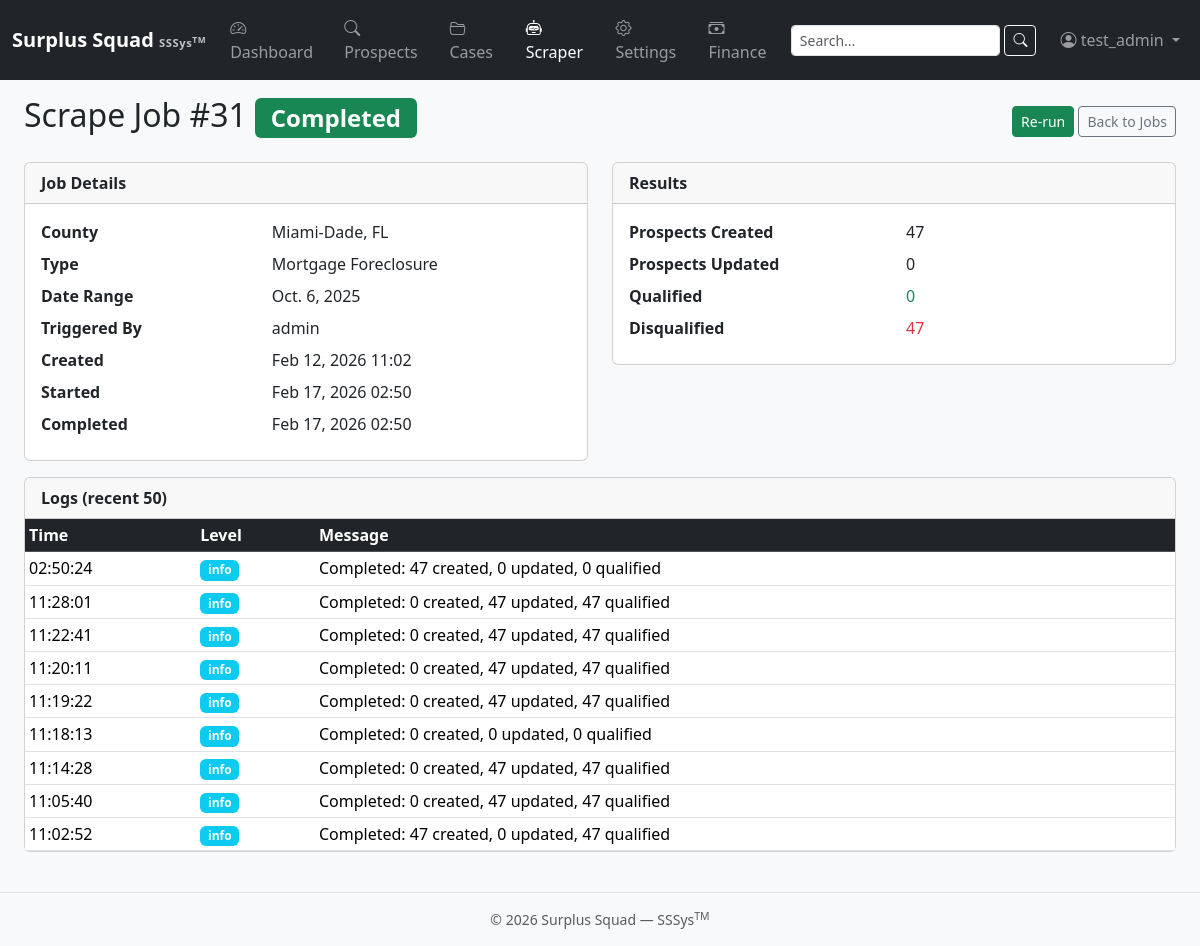
Page /scraper/jobs/31/ (signed in) on the committed database.
### apps/scraper/models.py (models this page shows, shortened)
class ScrapeJob(models.Model):
    JOB_STATUS = [
        ('pending', 'Pending'),
        ('running', 'Running'),
        ('completed', 'Completed'),
        ('failed', 'Failed'),
    ]
    JOB_TYPE = [
        ('TD', 'Tax Deed'),
        ('TL', 'Tax Lien'),
        ('SS', 'Sheriff Sale'),
        ('MF', 'Mortgage Foreclosure'),
    ]
    name = models.CharField(
        max_length=255,
        blank=True,
        default='',
        help_text="Human-friendly identifier used to group related jobs",
    )
    county = models.ForeignKey('locations.County', on_delete=models.CASCADE, related_name='scrape_jobs')
    job_type = models.CharField(max_length=8, choices=JOB_TYPE)
    target_date = models.DateField(help_text="Start date for scraping")
    end_date = models.DateField(null=True, blank=True, help_text="End date (inclusive). Leave blank for single date.")
    status = models.CharField(max_length=32, choices=JOB_STATUS, default='pending')
    triggered_by = models.ForeignKey(User, on_delete=models.SET_NULL, null=True, blank=True)
    prospects_created = models.PositiveIntegerField(default=0)
    prospects_updated = models.PositiveIntegerField(default=0)
    prospects_qualified = models.PositiveIntegerField(default=0)
    prospects_disqualified = models.PositiveIntegerField(default=0)
    error_message = models.TextField(blank=True)
    created_at = models.DateTimeField(auto_now_add=True)
    started_at = models.DateTimeField(null=True, blank=True)
    completed_at = models.DateTimeField(null=True, blank=True)
    class Meta:
        ordering = ('-created_at',)

class ScrapeLog(models.Model):
    LOG_LEVEL = [
        ('info', 'Info'),
        ('warning', 'Warning'),
        ('error', 'Error'),
    ]
    job = models.ForeignKey(ScrapeJob, on_delete=models.CASCADE, related_name='logs')
    level = models.CharField(max_length=32, choices=LOG_LEVEL)
    message = models.TextField()
    raw_html = models.TextField(blank=True)
    created_at = models.DateTimeField(auto_now_add=True)
    class Meta:
        ordering = ('-created_at',)

### apps/locations/models.py (models this page shows, shortened)
class County(models.Model):
    PLATFORM_CHOICES = [
        ("realforeclose", "RealForeclose"),
        ("realtaxdeed", "RealTaxDeed"),
        ("other", "Other"),
    ]
    state = models.ForeignKey(State, on_delete=models.CASCADE, related_name="counties")
    name = models.CharField(max_length=150)
    slug = models.SlugField(max_length=150)
    fips_code = models.CharField(max_length=10, blank=True, default="")
    is_active = models.BooleanField(default=True)
    last_scraped = models.DateTimeField(blank=True, null=True)
    auction_calendar_url = models.URLField(blank=True, default="")
    realtdm_url = models.URLField(blank=True, default="")
    platform = models.CharField(max_length=32, choices=PLATFORM_CHOICES, default="other")
    class Meta:
        verbose_name_plural = "counties"
        unique_together = [("state", "slug")]
        ordering = ["name"]

class State(models.Model):
    name = models.CharField(max_length=100)
    abbreviation = models.CharField(max_length=5, unique=True)
    is_active = models.BooleanField(default=True)
    class Meta:
        ordering = ["name"]

### apps/scraper/views.py (the view)
# urls.py: path("jobs/<int:pk>/", views.ScrapeJobDetailView.as_view(), name="job_detail"),
class ScrapeJobDetailView(AdminRequiredMixin, DetailView):
    model = ScrapeJob
    template_name = "scraper/job_detail.html"
    def get_queryset(self):
        return ScrapeJob.objects.select_related("county", "county__state", "triggered_by")
    def get_context_data(self, **kwargs):
        ctx = super().get_context_data(**kwargs)
        ctx["logs"] = ScrapeLog.objects.filter(job=self.object).order_by("-created_at")[:50]
        return ctx

### apps/accounts/mixins.py (called while the page is built)
    def test_func(self):
        user = self.request.user
        return hasattr(user, 'profile') and user.profile.is_admin

### apps/accounts/models.py (called while the page is built)
    @property
    def can_view_prospects(self):
        return self.role in {self.ROLE_PROSPECTS_ONLY, self.ROLE_BOTH, self.ROLE_ADMIN}

    @property
    def can_view_cases(self):
        return self.role in {self.ROLE_CASES_ONLY, self.ROLE_BOTH, self.ROLE_ADMIN}

    @property
    def is_admin(self):
        return self.role == self.ROLE_ADMIN or self.user.is_superuser

### templates/scraper/job_detail.html (shortened to what this page needs)
{% extends "base.html" %}
{% block content %}
<div class="d-flex justify-content-between align-items-center mb-3">
  <h2>Scrape Job #{{ object.pk }}
    {% if object.status == "completed" %}<span class="badge bg-success">Completed</span>
    {% elif object.status == "running" %}<span class="badge bg-warning text-dark">Running</span>
    {% elif object.status == "failed" %}<span class="badge bg-danger">Failed</span>
    {% else %}<span class="badge bg-secondary">Pending</span>{% endif %}
  </h2>
  <div>
    {% if object.status != "running" %}
    <form method="post" action="{% url 'scraper:job_run' object.pk %}" class="d-inline">
      <button type="submit" class="btn btn-sm btn-success">
        {% if object.status == "pending" %}Run Now{% else %}Re-run{% endif %}
      </button>
    </form>
    {% endif %}
    <a href="{% url 'scraper:job_list' %}" class="btn btn-sm btn-outline-secondary">Back to Jobs</a>
  </div>
</div>
<div class="row">
  <div class="col-md-6">
    <div class="card mb-3">
      <div class="card-header"><strong>Job Details</strong></div>
      <div class="card-body">
        <dl class="row mb-0">
          <dt class="col-sm-5">County</dt>
          <dd class="col-sm-7">{{ object.county.name }}, {{ object.county.state.abbreviation }}</dd>
          <dt class="col-sm-5">Type</dt>
          <dd class="col-sm-7">{{ object.get_job_type_display }}</dd>
          <dt class="col-sm-5">Date Range</dt>
          <dd class="col-sm-7">{{ object.target_date }}{% if object.end_date %} &rarr; {{ object.end_date }}{% endif %}</dd>
          <dt class="col-sm-5">Triggered By</dt>
          <dd class="col-sm-7">{{ object.triggered_by.username|default:"-" }}</dd>
          <dt class="col-sm-5">Created</dt>
          <dd class="col-sm-7">{{ object.created_at|date:"M d, Y H:i" }}</dd>
          {% if object.started_at %}
          <dt class="col-sm-5">Started</dt>
          <dd class="col-sm-7">{{ object.started_at|date:"M d, Y H:i" }}</dd>
          {% endif %}
          {% if object.completed_at %}
          <dt class="col-sm-5">Completed</dt>
          <dd class="col-sm-7">{{ object.completed_at|date:"M d, Y H:i" }}</dd>
          {% endif %}
        </dl>
      </div>
    </div>
  </div>
  <div class="col-md-6">
    <div class="card mb-3">
      <div class="card-header"><strong>Results</strong></div>
      <div class="card-body">
        <dl class="row mb-0">
          <dt class="col-sm-6">Prospects Created</dt>
          <dd class="col-sm-6">{{ object.prospects_created }}</dd>
          <dt class="col-sm-6">Prospects Updated</dt>
          <dd class="col-sm-6">{{ object.prospects_updated }}</dd>
          <dt class="col-sm-6">Qualified</dt>
          <dd class="col-sm-6"><span class="text-success">{{ object.prospects_qualified }}</span></dd>
          <dt class="col-sm-6">Disqualified</dt>
          <dd class="col-sm-6"><span class="text-danger">{{ object.prospects_disqualified }}</span></dd>
        </dl>
      </div>
    </div>
  </div>
</div>
<div class="card">
  <div class="card-header"><strong>Logs (recent 50)</strong></div>
  <div class="table-responsive">
    <table class="table table-sm mb-0">
      <thead class="table-dark">
        <tr>
          <th>Time</th>
          <th>Level</th>
          <th>Message</th>
        </tr>
      </thead>
      <tbody>
        {% for log in logs %}
        <tr class="{% if log.level == 'error' %}table-danger{% elif log.level == 'warning' %}table-warning{% endif %}">
          <td>{{ log.created_at|date:"H:i:s" }}</td>
          <td><span class="badge {% if log.level == 'error' %}bg-danger{% elif log.level == 'warning' %}bg-warning text-dark{% else %}bg-info{% endif %}">{{ log.level }}</span></td>
          <td>{{ log.message }}</td>
        </tr>
        {% empty %}
        <tr><td colspan="3" class="text-center text-muted">No logs yet.</td></tr>
        {% endfor %}
      </tbody>
    </table>
  </div>
</div>
{% endblock %}

### templates/includes/navbar.html (shortened to what this page needs)
<nav class="navbar navbar-expand-lg navbar-dark bg-dark">
  <div class="container-fluid">
    <a class="navbar-brand d-flex flex-column lh-1" href="{% url 'dashboard:home' %}">
      <span class="fw-bold">Surplus Squad
      <small class="text-light opacity-75" style="font-size:.7rem;">SSSys<sup>TM</sup></small>
    </span>
    </a>
    <div class="collapse navbar-collapse" id="mainNav">
      {% if user.is_authenticated %}
      <ul class="navbar-nav me-auto">
        <li class="nav-item">
          <a class="nav-link {% if request.resolver_match.app_name == 'dashboard' %}active{% endif %}"
             href="{% url 'dashboard:home' %}">
            <i class="bi bi-speedometer2"></i> Dashboard
          </a>
        </li>
        {% if user.profile.can_view_prospects or user.is_superuser %}
        <li class="nav-item">
          <a class="nav-link {% if request.resolver_match.app_name == 'prospects' %}active{% endif %}"
             href="{% url 'prospects:type_select' %}">
            <i class="bi bi-search"></i> Prospects
          </a>
        </li>
        {% endif %}
        {% if user.profile.can_view_cases or user.is_superuser %}
        <li class="nav-item">
          <a class="nav-link {% if request.resolver_match.app_name == 'cases' %}active{% endif %}"
             href="{% url 'cases:list' %}">
            <i class="bi bi-folder2-open"></i> Cases
          </a>
        </li>
        {% endif %}
        {% if user.profile.is_admin or user.is_superuser %}
        <li class="nav-item">
          <a class="nav-link {% if request.resolver_match.app_name == 'scraper' %}active{% endif %}"
             href="{% url 'scraper:dashboard' %}">
            <i class="bi bi-robot"></i> Scraper
          </a>
        </li>
        <li class="nav-item">
          <a class="nav-link {% if request.resolver_match.app_name == 'settings_app' or request.resolver_match.app_name == 'locations' %}active{% endif %}"
             href="{% url 'settings_app:home' %}">
            <i class="bi bi-gear"></i> Settings
          </a>
        </li>
        {% endif %}
        {% if user.profile.is_admin or user.is_superuser or user.profile.can_manage_finance_settings %}
        <li class="nav-item">
          <a class="nav-link {% if request.resolver_match.app_name == 'settings_app' and request.resolver_match.url_name == 'finance' %}active{% endif %}"
             href="{% url 'settings_app:finance' %}">
            <i class="bi bi-cash-stack"></i> Finance
          </a>
        </li>
        {% endif %}
      </ul>
      <form class="d-flex me-3" method="get" action="{% url 'search' %}">
        <input class="form-control form-control-sm me-1" type="search" name="q" placeholder="Search..." aria-label="Search" value="{{ request.GET.q|default:'' }}">
        <button class="btn btn-sm btn-outline-light" type="submit"><i class="bi bi-search"></i></button>
      </form>
      <ul class="navbar-nav">
        <li class="nav-item dropdown">
          <a class="nav-link dropdown-toggle" href="#" id="userMenu"
             role="button" data-bs-toggle="dropdown" aria-expanded="false">
            <i class="bi bi-person-circle"></i> {{ user.get_full_name|default:user.username }}
          </a>
        </li>
      </ul>
      {% endif %}
    </div>
  </div>
</nav>

### static/css/style.css (style rules this page uses)
body { min-height: 100vh; display: flex; flex-direction: column; background-color: #f8f9fa; }
.navbar-brand small { letter-spacing: .05em; }
.card { transition: box-shadow .15s ease-in-out; }
.table th { white-space: nowrap; }

### rows in the picture
ScrapeJob: pk "31", county.name "Miami-Dade", county.state.abbreviation "FL", job_type "Mortgage Foreclosure", target_date "Oct. 6, 2025", triggered_by.username "admin", created_at "Feb 12, 2026 11:02", started_at "Feb 17, 2026 02:50", completed_at "Feb 17, 2026 02:50", prospects_created "47", prospects_updated "0", prospects_qualified "0", prospects_disqualified "47"
ScrapeLog: created_at "02:50:24", level "info", message "Completed: 47 created, 0 updated, 0 qualified"
ScrapeLog: created_at "11:28:01", level "info", message "Completed: 0 created, 47 updated, 47 qualified"
ScrapeLog: created_at "11:22:41", level "info", message "Completed: 0 created, 47 updated, 47 qualified"
ScrapeLog: created_at "11:20:11", level "info", message "Completed: 0 created, 47 updated, 47 qualified"
ScrapeLog: created_at "11:19:22", level "info", message "Completed: 0 created, 47 updated, 47 qualified"
ScrapeLog: created_at "11:18:13", level "info", message "Completed: 0 created, 0 updated, 0 qualified"
ScrapeLog: created_at "11:14:28", level "info", message "Completed: 0 created, 47 updated, 47 qualified"
ScrapeLog: created_at "11:05:40", level "info", message "Completed: 0 created, 47 updated, 47 qualified"
ScrapeLog: created_at "11:02:52", level "info", message "Completed: 47 created, 0 updated, 47 qualified"

### other values in the picture
{{ user.get_full_name|default:user.username }} "test_admin"
